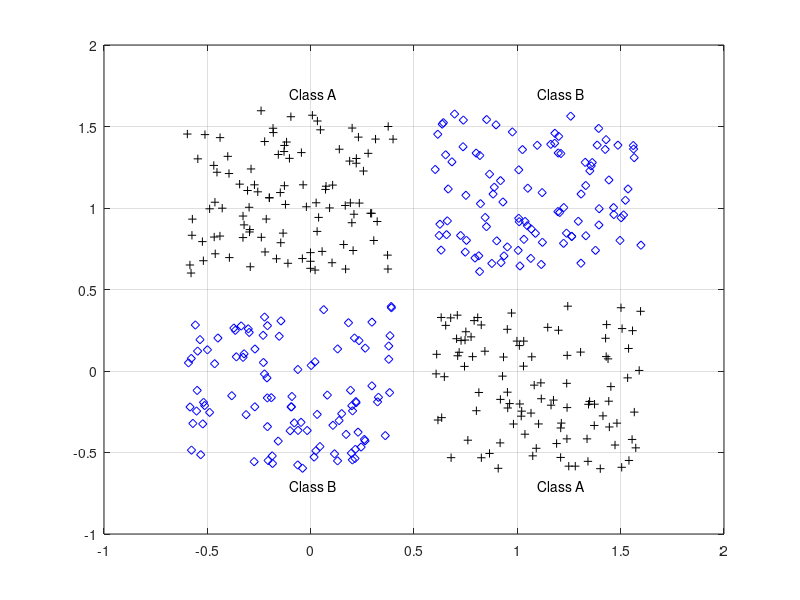

This figure's MATLAB source: (Note: this script raises an error after producing the figure.)
close all, clear all, clc, format compact
% number of samples of each class
K = 100;
% define 4 clusters of input data
q = .6; % offset of classes
A = [rand(1,K)-q; rand(1,K)+q];
B = [rand(1,K)+q; rand(1,K)+q];
C = [rand(1,K)+q; rand(1,K)-q];
D = [rand(1,K)-q; rand(1,K)-q];
% plot clusters
figure(1)
plot(A(1,:),A(2,:),'k+')
hold on
grid on
plot(B(1,:),B(2,:),'bd')
plot(C(1,:),C(2,:),'k+')
plot(D(1,:),D(2,:),'bd')
% text labels for clusters
text(.5-q,.5+2*q,'Class A')
text(.5+q,.5+2*q,'Class B')
text(.5+q,.5-2*q,'Class A')
text(.5-q,.5-2*q,'Class B')


%%
% encode clusters a and c as one class, and b and d as another class
a = 1; % A , C = 1
c = 1; % -------
b = -1; % B , D = -1
d = -1; %


%%
% define inputs (combine samples from all four classes)
P = [A B C D];
% define targets
T2 = [repmat(a,1,length(A)) repmat(b,1,length(B)) ...
 repmat(c,1,length(C)) repmat(d,1,length(D)) ];
T = uint8(T2);
% view inputs |outputs
%[P' T']


%%
% create a neural network
net = feedforwardnet([4 2]); %two hidden layers with 4 neurons and 1 neuron

%% data division
net.divideParam.trainRatio = 1; % training set [%]
net.divideParam.valRatio = 0; % validation set [%]
net.divideParam.testRatio = 0; % test set [%]

net.layers{1}.transferFcn = 'tansig'; %set the transfer function of hidden layers
net.layers{2}.transferFcn = 'tansig';

net.trainFcn = 'trainlm'; %set trainig function
net.performFcn = 'mse'; %set cost function

%% train a neural network
[net,tr,Y,E] = train(net,P,T2);
% show network
view(net)

%%
figure(2)
plot(T2','linewidth',2)
hold on
plot(Y','r--')
grid on
legend('Targets','Network response','location','best')
ylim([-1.25 1.25])

%%
% generate a grid
span = -1:.005:2;
[P1,P2] = meshgrid(span,span);
pp = [P1(:) P2(:)]';
% simulate neural network on a grid
aa = net(pp);
% translate output into [-1,1]
aa = -1 + 2*(aa>0);
% plot classification regions
figure(1)
mesh(P1,P2,reshape(aa,length(span),length(span))-5);
colormap cool

view(2)